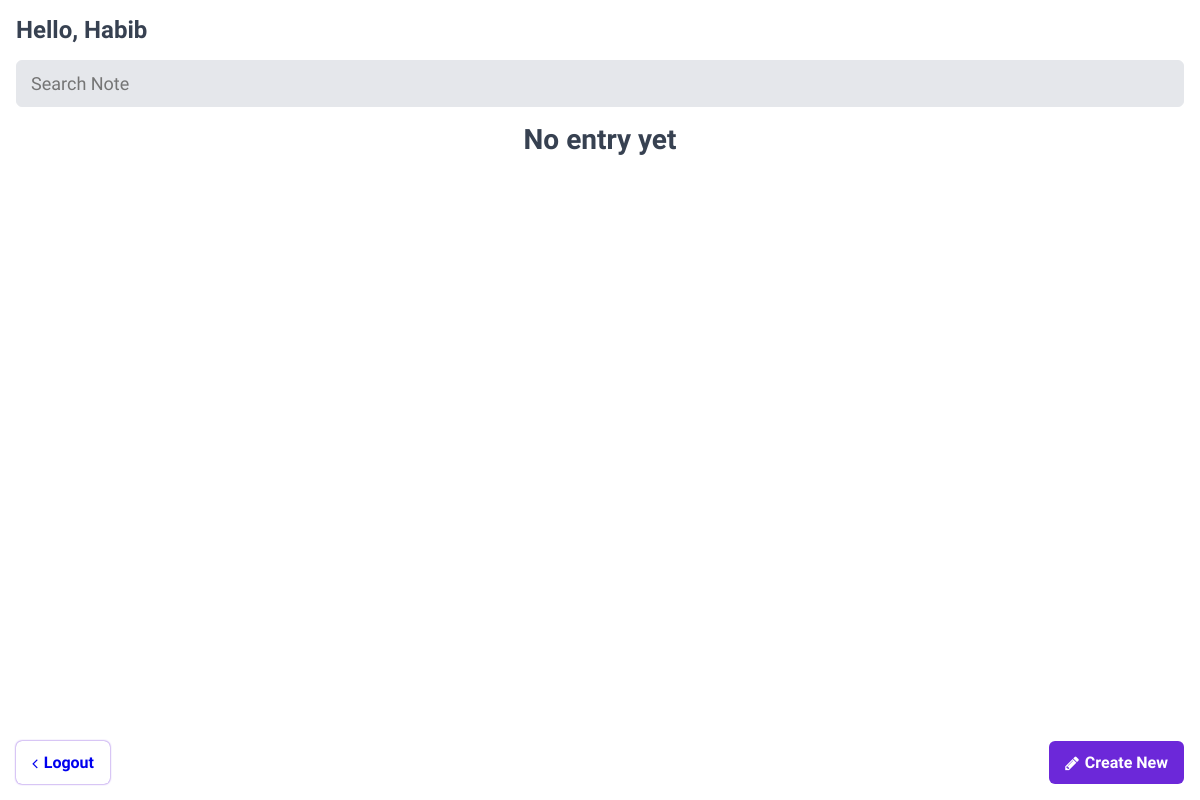
Page / (signed in) on the earlier database version.
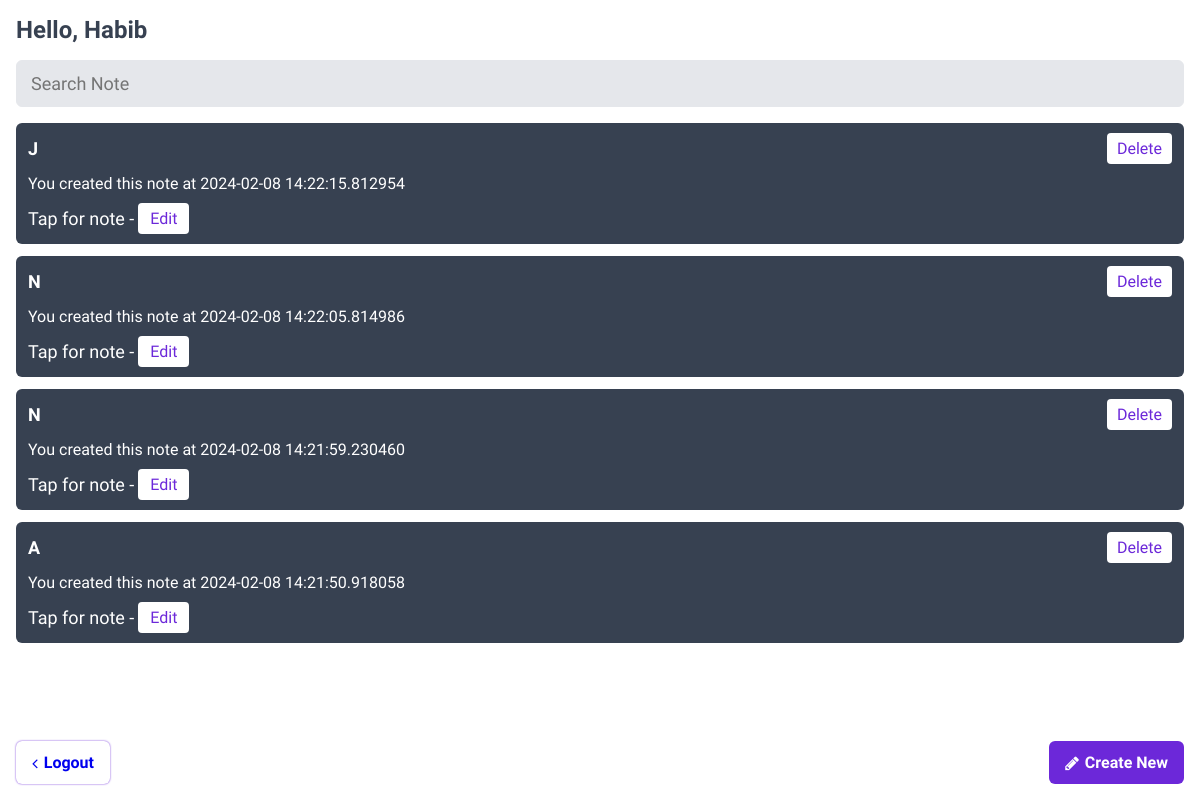
Same page on the later database version.
### App.py (models this page shows)
class User(db.Model):
    __tablename__ = "users"
    id = db.Column(db.Integer, primary_key = True)
    username = db.Column(db.String(50))
    email = db.Column(db.String(50), unique = True)
    password = db.Column(db.String(40))
    image_filename = db.Column(db.String(100))
    entries = db.relationship('Entry', backref='users', overlaps="users,entries")

class Note(db.Model):
    id = db.Column(db.Integer, primary_key= True)
    title = db.Column(db.String(100))
    text = db.Column(db.String(500))
    timestamp = db.Column(db.DateTime, default = datetime.utcnow)

### App.py (the view)
@app.route("/")
@login_required
def show_entries():
    if "user_id" in session:
        user_id = session["user_id"]
        if user_id:
            user = User.query.get(user_id)
            if user:
                notes = Note.query.order_by(Note.id.desc()).all()
                return render_template("entries/home.html", name = user, notes = notes)

### App.py (called while the page is built)
def login_required(view):
    @wraps(view)
    def inner(*args, **kwargs):
        if not session.get("logged_in"):
            return redirect(url_for("login"))
        return view(*args, **kwargs)
    return inner

### templates/entries/home.html (shortened to what this page needs)
<!doctype html>
<html lang="en">
	<head>
		<link
			rel="stylesheet"
			href="{{url_for('static', filename='./global.css')}}"
		/>
		<link
			rel="stylesheet"
			href="{{url_for('static', filename='./home.css')}}"
		/>
		<link
			rel="stylesheet"
			href="https://cdnjs.cloudflare.com/ajax/libs/font-awesome/4.7.0/css/font-awesome.min.css"
		/>
	</head>
	<body>
		<section class="home-container">
			<h1>Hello, {{ name.username }}</h1>
			<input placeholder="Search Note" />
			<div>
				{% for note in notes %}
				<div>
					<div class="notes">
						<div class="note-head">
							<label class="note-title"> {{ note.title }} </label>
							<a href="/delete/{{ note.id }}"> Delete </a>
						</div>
						<p class="timestamp">
							You created this note at {{ note.timestamp }}
						</p>
						<p class="tap">
							Tap for note -
							<a href="/edit/{{ note.id }}/new">Edit</a>
						</p>
					</div>
					{% else %}
					<p class="empty">No entry yet</p>
					{% endfor %}
				</div>
			</div>
			<div class="footer">
				<a href="/logout"> <i class="fa fa-angle-left"></i> Logout </a>
				<a href="/new_add"> <i class="fa fa-pencil"></i> Create New </a>
			</div>
		</section>
	</body>
</html>

### static/global.css (style rules this page uses)
* { padding: 0; margin: 0; border: none; outline: none; box-sizing: border-box; font-family: "Quicksand", sans-serif; }

### static/home.css (style rules this page uses)
body { background: var(--white); }
:root { --main: hsl(263, 70%, 50.4%); --lightgrey: hsl(220, 13%, 91%); --darkgrey: hsl(217, 19.1%, 26.7%); --white: rgba(255, 255, 255, 1); }
.home-container { padding: 16px; }
.home-container > h1 { font-size: 24px; color: var(--darkgrey); }
.home-container > input { display: block; padding: 12px 14px; font-size: 18px; background: var(--lightgrey); width: 100%; border-radius: 6px; border: 1px solid var(--lightgrey); caret-color: var(--main); margin-block: 16px; }
.notes { background: var(--darkgrey); color: var(--white); margin-top: 12px; padding: 10px 12px; border-radius: 6px; overflow-y: scroll; }
.notes .note-title { font-size: 18px; font-weight: bolder; }
.notes .note-head { display: flex; justify-content: space-between; align-items: center; flex-direction: row; width: 100%; }
.notes .note-head a { display: block; background: var(--white); color: var(--main); padding: 6px 10px; border-radius: 4px; text-decoration: none; }
.notes .timestamp { padding-block: 10px; font-size: 16px; }
.notes .tap { display: flex; justify-content: start; align-items: center; flex-direction: row; font-size: 18px; gap: 4px; }
.notes .tap a { display: block; background: var(--white); color: var(--main); padding: 6px 12px; border-radius: 4px; text-decoration: none; font-size: 16px; }
.footer { display: flex; justify-content: space-between; align-items: center; flex-direction: row; position: fixed; left: 16px; right: 16px; bottom: 16px; }
.footer a { display: flex; justify-content: start; align-items: center; flex-direction: row; gap: 6px; text-decoration: none; padding: 12px 16px; font-weight: bold; border-radius: 6px; }
.footer a:first-child { background: var(--white); box-shadow: 0px 0px 2px var(--main); }
.footer a:last-child { background: var(--main); color: var(--white); }

Differences in the rows shown:
added Note: title "J", timestamp "2024-02-08 14:22:15.812954"
added Note: title "N", timestamp "2024-02-08 14:22:05.814986"
added Note: title "N", timestamp "2024-02-08 14:21:59.230460"
added Note: title "A", timestamp "2024-02-08 14:21:50.918058"
Other differences:
text no longer shown: "No entry yet"
